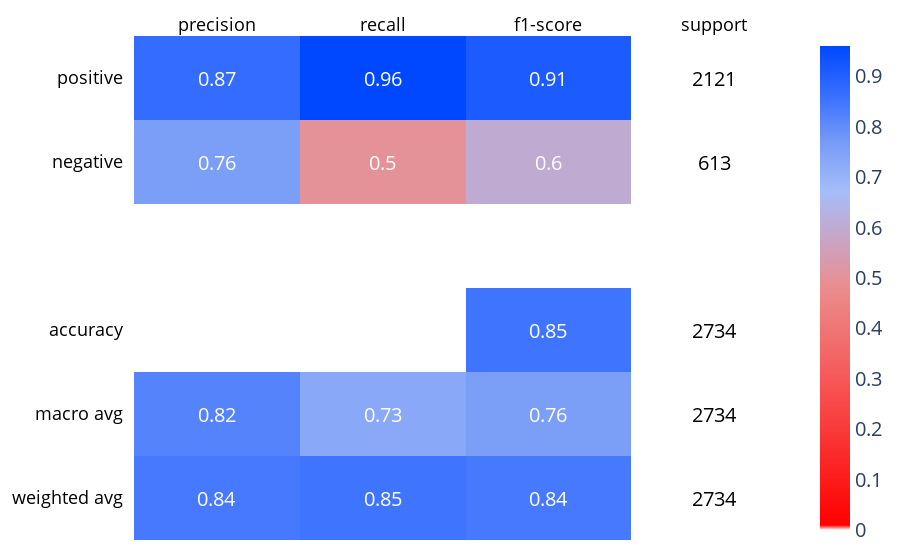
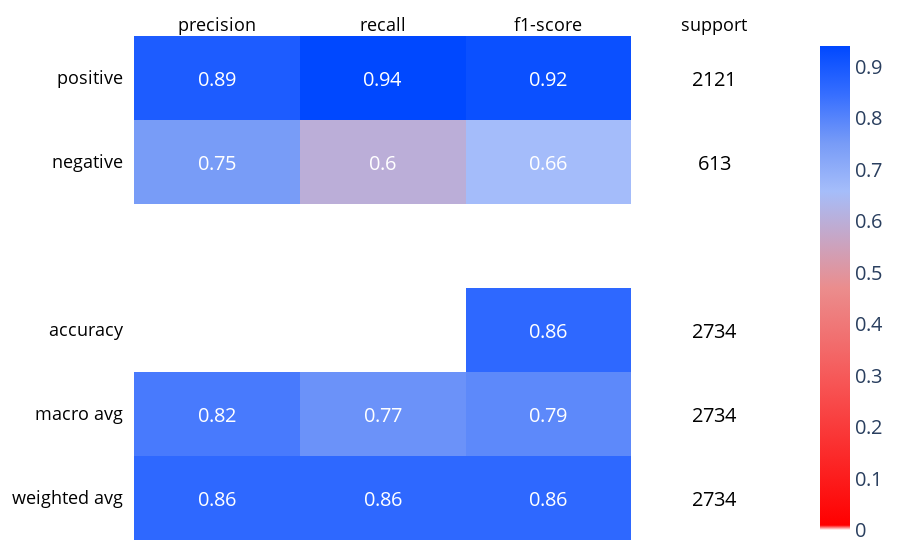

Notebook code for these charts, in order:
### Code cell
my_reviews_sent_textblob = getSentimentAnalysis(my_reviews, 'textblob')
my_reviews_subj_textblob = getSentimentAnalysis(my_reviews, 'subjective')
my_reviews_sent_vader    = getSentimentAnalysis(my_reviews, 'vader')

fig = classif_report_heatmap(my_reviews_sent_textblob['rating'], my_reviews_sent_textblob['polarity_title_text_textblob'])
display(fig)
fig = classif_report_heatmap(my_reviews_sent_vader['rating'], my_reviews_sent_vader['polarity_title_text_vader'])
display(fig)

### Figure 1 — Plotly figure (JSON) as saved in the notebook; plotly's stock layout.template omitted (floating-point values rounded to 4 significant figures)
{"data": [{"colorscale": [[0, "white"], [0.01, "red"], [0.3, "#f75454"], [0.5, "#eb8d8d"], [0.7, "#a5bdfa"], [0.8, "#779bf7"], [0.9, "#366eff"], [1, "#0048ff"]], "reversescale": false, "showscale": true, "type": "heatmap", "x": ["precision", "recall", "f1-score", "support"], "y": ["positive", "negative", " ", "accuracy", "macro avg", "weighted avg"], "z": [[0.87, 0.96, 0.91, 0], [0.76, 0.5, 0.6, 0], [0, 0, 0, 0], [0, 0, 0.85, 0], [0.82, 0.73, 0.76, 0], [0.84, 0.85, 0.84, 0]]}], "layout": {"annotations": [{"font": {"color": "#FFFFFF"}, "showarrow": false, "text": "0.87", "x": "precision", "xref": "x", "y": "positive", "yref": "y"}, {"font": {"color": "#FFFFFF"}, "showarrow": false, "text": "0.96", "x": "recall", "xref": "x", "y": "positive", "yref": "y"}, {"font": {"color": "#FFFFFF"}, "showarrow": false, "text": "0.91", "x": "f1-score", "xref": "x", "y": "positive", "yref": "y"}, {"font": {"color": "#000000"}, "showarrow": false, "text": "2121", "x": "support", "xref": "x", "y": "positive", "yref": "y"}, {"font": {"color": "#FFFFFF"}, "showarrow": false, "text": "0.76", "x": "precision", "xref": "x", "y": "negative", "yref": "y"}, {"font": {"color": "#FFFFFF"}, "showarrow": false, "text": "0.5", "x": "recall", "xref": "x", "y": "negative", "yref": "y"}, {"font": {"color": "#FFFFFF"}, "showarrow": false, "text": "0.6", "x": "f1-score", "xref": "x", "y": "negative", "yref": "y"}, {"font": {"color": "#000000"}, "showarrow": false, "text": "613", "x": "support", "xref": "x", "y": "negative", "yref": "y"}, {"font": {"color": "#000000"}, "showarrow": false, "text": " ", "x": "precision", "xref": "x", "y": " ", "yref": "y"}, {"font": {"color": "#000000"}, "showarrow": false, "text": " ", "x": "recall", "xref": "x", "y": " ", "yref": "y"}, {"font": {"color": "#000000"}, "showarrow": false, "text": " ", "x": "f1-score", "xref": "x", "y": " ", "yref": "y"}, {"font": {"color": "#000000"}, "showarrow": false, "text": " ", "x": "support", "xref": "x", "y": " ", "yref": "y"}, {"font": {"color": "#000000"}, "showarrow": false, "text": " ", "x": "precision", "xref": "x", "y": "accuracy", "yref": "y"}, {"font": {"color": "#000000"}, "showarrow": false, "text": " ", "x": "recall", "xref": "x", "y": "accuracy", "yref": "y"}, {"font": {"color": "#FFFFFF"}, "showarrow": false, "text": "0.85", "x": "f1-score", "xref": "x", "y": "accuracy", "yref": "y"}, {"font": {"color": "#000000"}, "showarrow": false, "text": "2734", "x": "support", "xref": "x", "y": "accuracy", "yref": "y"}, {"font": {"color": "#FFFFFF"}, "showarrow": false, "text": "0.82", "x": "precision", "xref": "x", "y": "macro avg", "yref": "y"}, {"font": {"color": "#FFFFFF"}, "showarrow": false, "text": "0.73", "x": "recall", "xref": "x", "y": "macro avg", "yref": "y"}, {"font": {"color": "#FFFFFF"}, "showarrow": false, "text": "0.76", "x": "f1-score", "xref": "x", "y": "macro avg", "yref": "y"}, {"font": {"color": "#000000"}, "showarrow": false, "text": "2734", "x": "support", "xref": "x", "y": "macro avg", "yref": "y"}, {"font": {"color": "#FFFFFF"}, "showarrow": false, "text": "0.84", "x": "precision", "xref": "x", "y": "weighted avg", "yref": "y"}, {"font": {"color": "#FFFFFF"}, "showarrow": false, "text": "0.85", "x": "recall", "xref": "x", "y": "weighted avg", "yref": "y"}, {"font": {"color": "#FFFFFF"}, "showarrow": false, "text": "0.84", "x": "f1-score", "xref": "x", "y": "weighted avg", "yref": "y"}, {"font": {"color": "#000000"}, "showarrow": false, "text": "2734", "x": "support", "xref": "x", "y": "weighted avg", "yref": "y"}], "font": {"size": 20}, "margin": {"b": 20, "l": 20, "r": 20, "t": 20}, "xaxis": {"color": "black", "dtick": 1, "gridcolor": "rgb(0, 0, 0)", "side": "top", "tickfont": {"size": 18}, "ticks": "", "title": {"font": {"size": 25}}}, "yaxis": {"autorange": "reversed", "color": "black", "dtick": 1, "tickfont": {"size": 18}, "ticks": "", "ticksuffix": "  ", "title": {"font": {"size": 25}}}}}

### Figure 2 — Plotly figure (JSON) as saved in the notebook; plotly's stock layout.template omitted (floating-point values rounded to 4 significant figures)
{"data": [{"colorscale": [[0, "white"], [0.01, "red"], [0.3, "#f75454"], [0.5, "#eb8d8d"], [0.7, "#a5bdfa"], [0.8, "#779bf7"], [0.9, "#366eff"], [1, "#0048ff"]], "reversescale": false, "showscale": true, "type": "heatmap", "x": ["precision", "recall", "f1-score", "support"], "y": ["positive", "negative", " ", "accuracy", "macro avg", "weighted avg"], "z": [[0.89, 0.94, 0.92, 0], [0.75, 0.6, 0.66, 0], [0, 0, 0, 0], [0, 0, 0.86, 0], [0.82, 0.77, 0.79, 0], [0.86, 0.86, 0.86, 0]]}], "layout": {"annotations": [{"font": {"color": "#FFFFFF"}, "showarrow": false, "text": "0.89", "x": "precision", "xref": "x", "y": "positive", "yref": "y"}, {"font": {"color": "#FFFFFF"}, "showarrow": false, "text": "0.94", "x": "recall", "xref": "x", "y": "positive", "yref": "y"}, {"font": {"color": "#FFFFFF"}, "showarrow": false, "text": "0.92", "x": "f1-score", "xref": "x", "y": "positive", "yref": "y"}, {"font": {"color": "#000000"}, "showarrow": false, "text": "2121", "x": "support", "xref": "x", "y": "positive", "yref": "y"}, {"font": {"color": "#FFFFFF"}, "showarrow": false, "text": "0.75", "x": "precision", "xref": "x", "y": "negative", "yref": "y"}, {"font": {"color": "#FFFFFF"}, "showarrow": false, "text": "0.6", "x": "recall", "xref": "x", "y": "negative", "yref": "y"}, {"font": {"color": "#FFFFFF"}, "showarrow": false, "text": "0.66", "x": "f1-score", "xref": "x", "y": "negative", "yref": "y"}, {"font": {"color": "#000000"}, "showarrow": false, "text": "613", "x": "support", "xref": "x", "y": "negative", "yref": "y"}, {"font": {"color": "#000000"}, "showarrow": false, "text": " ", "x": "precision", "xref": "x", "y": " ", "yref": "y"}, {"font": {"color": "#000000"}, "showarrow": false, "text": " ", "x": "recall", "xref": "x", "y": " ", "yref": "y"}, {"font": {"color": "#000000"}, "showarrow": false, "text": " ", "x": "f1-score", "xref": "x", "y": " ", "yref": "y"}, {"font": {"color": "#000000"}, "showarrow": false, "text": " ", "x": "support", "xref": "x", "y": " ", "yref": "y"}, {"font": {"color": "#000000"}, "showarrow": false, "text": " ", "x": "precision", "xref": "x", "y": "accuracy", "yref": "y"}, {"font": {"color": "#000000"}, "showarrow": false, "text": " ", "x": "recall", "xref": "x", "y": "accuracy", "yref": "y"}, {"font": {"color": "#FFFFFF"}, "showarrow": false, "text": "0.86", "x": "f1-score", "xref": "x", "y": "accuracy", "yref": "y"}, {"font": {"color": "#000000"}, "showarrow": false, "text": "2734", "x": "support", "xref": "x", "y": "accuracy", "yref": "y"}, {"font": {"color": "#FFFFFF"}, "showarrow": false, "text": "0.82", "x": "precision", "xref": "x", "y": "macro avg", "yref": "y"}, {"font": {"color": "#FFFFFF"}, "showarrow": false, "text": "0.77", "x": "recall", "xref": "x", "y": "macro avg", "yref": "y"}, {"font": {"color": "#FFFFFF"}, "showarrow": false, "text": "0.79", "x": "f1-score", "xref": "x", "y": "macro avg", "yref": "y"}, {"font": {"color": "#000000"}, "showarrow": false, "text": "2734", "x": "support", "xref": "x", "y": "macro avg", "yref": "y"}, {"font": {"color": "#FFFFFF"}, "showarrow": false, "text": "0.86", "x": "precision", "xref": "x", "y": "weighted avg", "yref": "y"}, {"font": {"color": "#FFFFFF"}, "showarrow": false, "text": "0.86", "x": "recall", "xref": "x", "y": "weighted avg", "yref": "y"}, {"font": {"color": "#FFFFFF"}, "showarrow": false, "text": "0.86", "x": "f1-score", "xref": "x", "y": "weighted avg", "yref": "y"}, {"font": {"color": "#000000"}, "showarrow": false, "text": "2734", "x": "support", "xref": "x", "y": "weighted avg", "yref": "y"}], "font": {"size": 20}, "margin": {"b": 20, "l": 20, "r": 20, "t": 20}, "xaxis": {"color": "black", "dtick": 1, "gridcolor": "rgb(0, 0, 0)", "side": "top", "tickfont": {"size": 18}, "ticks": "", "title": {"font": {"size": 25}}}, "yaxis": {"autorange": "reversed", "color": "black", "dtick": 1, "tickfont": {"size": 18}, "ticks": "", "ticksuffix": "  ", "title": {"font": {"size": 25}}}}}
